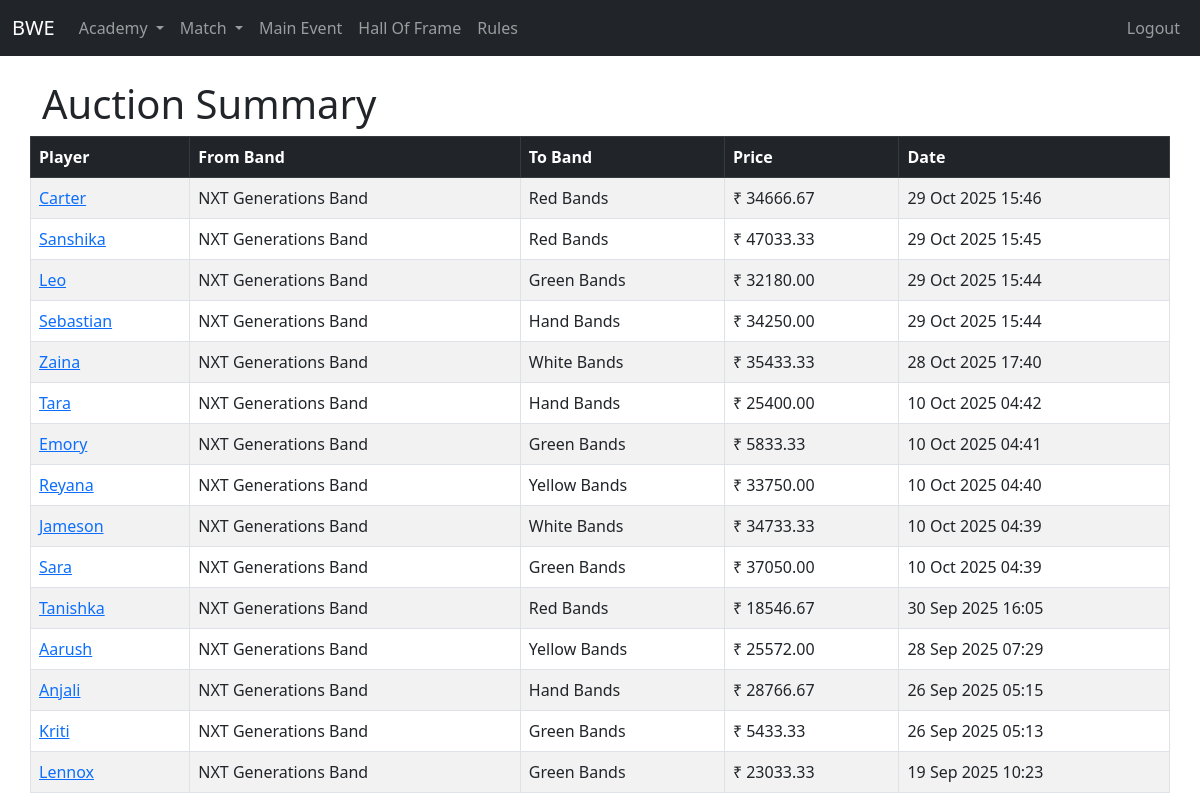
Before: /academy/auction/ (signed in) with the older database file.
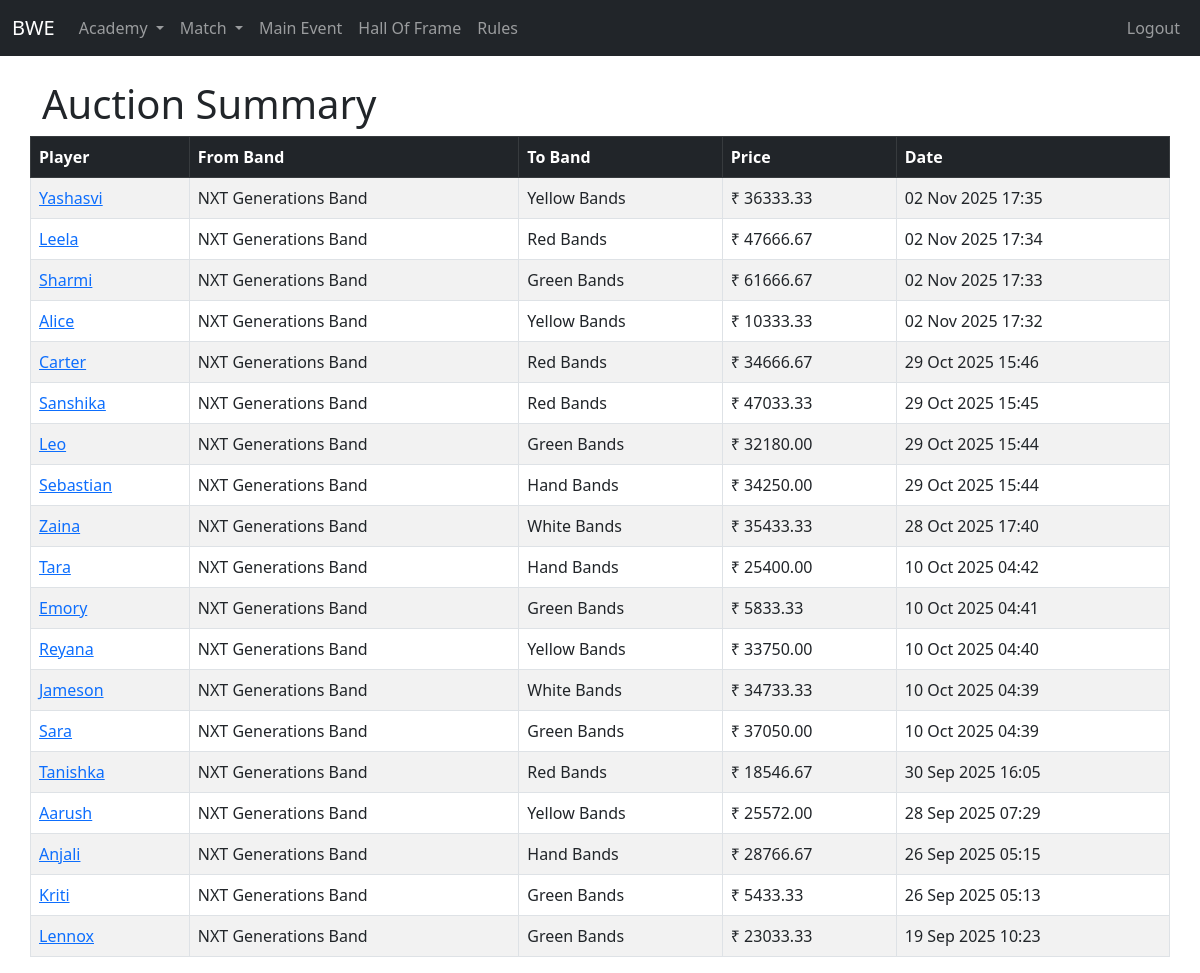
After: the same page with the newer database file.
### academy/models.py (models this page shows, shortened)
class Auction(models.Model):
    player = models.ForeignKey("Player", on_delete=models.CASCADE, related_name="auctions")
    from_band = models.ForeignKey("Band", on_delete=models.SET_NULL, null=True, blank=True, related_name="auctions_from")
    to_band = models.ForeignKey("Band", on_delete=models.SET_NULL, null=True, blank=True, related_name="auctions_to")
    price = models.FloatField()  # player's networth used in auction
    date = models.DateTimeField(auto_now_add=True)

class Player(models.Model):
    GENDER_CHOICES = [
        ('Male', 'Male'),
        ('Female', 'Female'),
    ]
    name = models.CharField(max_length=200, unique=True)
    gender = models.CharField(max_length=10, choices=GENDER_CHOICES)
    band = models.ForeignKey(Band, on_delete=models.CASCADE, related_name='player_band')
    wins = models.PositiveIntegerField(default=0)
    matchesplayed = models.PositiveIntegerField(default=0)
    winningpercentage = models.FloatField(default=0)
    networth = models.FloatField(default=0)
    image_url = models.CharField(max_length=120, null=True, blank=True)
    is_active = models.BooleanField(default=True)
    objects = ActivePlayerManager()
    all_objects = models.Manager()
    spouse = models.OneToOneField(
        'self',
        on_delete=models.SET_NULL,
        null=True,
        blank=True,
        related_name="partner"
    )

class Band(models.Model):
    name = models.CharField(max_length=200)
    networth = models.FloatField(default=0)
    image_url = models.CharField(max_length=120, null=True, blank=True)
    emoji = models.CharField(max_length=5, null=True, blank=True)

### academy/views.py (the view)
# urls.py: path('auction/', views.auction_list, name='auction_list'),
@login_required
def auction_list(request):
    auctions = Auction.objects.all().order_by('-date')
    context = {
        'auctions': auctions
    }
    return render(request, 'academy/auctions/auction_list.html', context)

### templates/academy/auctions/auction_list.html
{% extends "base.html" %}
{% block content %}
<div class="row">
    <h1>Auction Summary</h1>
</div>
<div class="row">
    <table class="table table-bordered table-striped">
        <thead class="table-dark">
            <tr>
                <th>Player</th>
                <th>From Band</th>
                <th>To Band</th>
                <th>Price</th>
                <th>Date</th>
            </tr>
        </thead>
        <tbody id="table-body">
            {% for auction in auctions %}
            <tr>
                <td><a href="{% url 'player-view' auction.player.id %}">{{ auction.player.name }}</a></td>
                <td>{{ auction.from_band.name }}</td>
                <td>{{ auction.to_band.name }}</td>
                <td>₹ {{ auction.price|floatformat:2 }}</td>
                <td>{{ auction.date|date:"d M Y H:i" }}</td>
            </tr>
            {% empty %}
            <tr>
                <td colspan="5">No auctions available.</td>
            </tr>
            {% endfor %}
        </tbody>
    </table>
</div>
{% endblock %}

### templates/base.html (shortened to what this page needs)
<!DOCTYPE html>
<html lang="en">
<head>
  <link href="https://cdn.jsdelivr.net/npm/bootstrap@5.3.0/dist/css/bootstrap.min.css" rel="stylesheet">
</head>
<body>
  {% include 'navbar.html' %}
  <div class="container mt-4">
    {% block content %}
    {% endblock %}
  </div>
</body>
</html>

### templates/navbar.html (shortened to what this page needs)
<nav class="navbar navbar-expand-lg navbar-dark bg-dark">
  <div class="container-fluid">
    <a class="navbar-brand" href="{% url 'home' %}">BWE</a>
    {% if request.user.is_authenticated %}
    <div class="collapse navbar-collapse" id="navbarNav">
      <ul class="navbar-nav">
        <li class="nav-item dropdown">
          <a class="nav-link dropdown-toggle" href="#" role="button" data-bs-toggle="dropdown" aria-expanded="false">
            Academy
          </a>
        </li>
      </ul>
      <ul class="navbar-nav">
        <li class="nav-item dropdown">
          <a class="nav-link dropdown-toggle" href="#" role="button" data-bs-toggle="dropdown" aria-expanded="false">
            Match
          </a>
        </li>
      </ul>
      <ul class="navbar-nav">
        <li class="nav-item">
          <a class="nav-link" href="{% url 'main_event' %}">Main Event</a>
        </li>
      </ul>
      <ul class="navbar-nav">
        <li class="nav-item">
          <a class="nav-link" href="{% url 'hall_of_frame' %}">Hall Of Frame</a>
        </li>
      </ul>
      <ul class="navbar-nav">
        <li class="nav-item">
          <a class="nav-link" href="{% url 'rule-list' %}">Rules</a>
        </li>
      </ul>
    </div>
    {% endif %}
    <ul class="navbar-nav ms-auto">
      {% if request.user.is_authenticated %}
        <li class="nav-item">
          <a class="nav-link" href='{% url "logout" %}'>Logout</a>
        </li>
      {% else %}
        <li class="nav-item">
          <a class="nav-link" href='{% url "login" %}'>Login</a>
        </li>
      {% endif %}
    </ul>
  </div>
</nav>

Changed rows visible on the page:
added Auction: player.name "Yashasvi", from_band.name "NXT Generations Band", to_band.name "Yellow Bands", price "36333.33", date "02 Nov 2025 17:35"
added Auction: player.name "Leela", from_band.name "NXT Generations Band", to_band.name "Red Bands", price "47666.67", date "02 Nov 2025 17:34"
added Auction: player.name "Sharmi", from_band.name "NXT Generations Band", to_band.name "Green Bands", price "61666.67", date "02 Nov 2025 17:33"
added Auction: player.name "Alice", from_band.name "NXT Generations Band", to_band.name "Yellow Bands", price "10333.33", date "02 Nov 2025 17:32"
